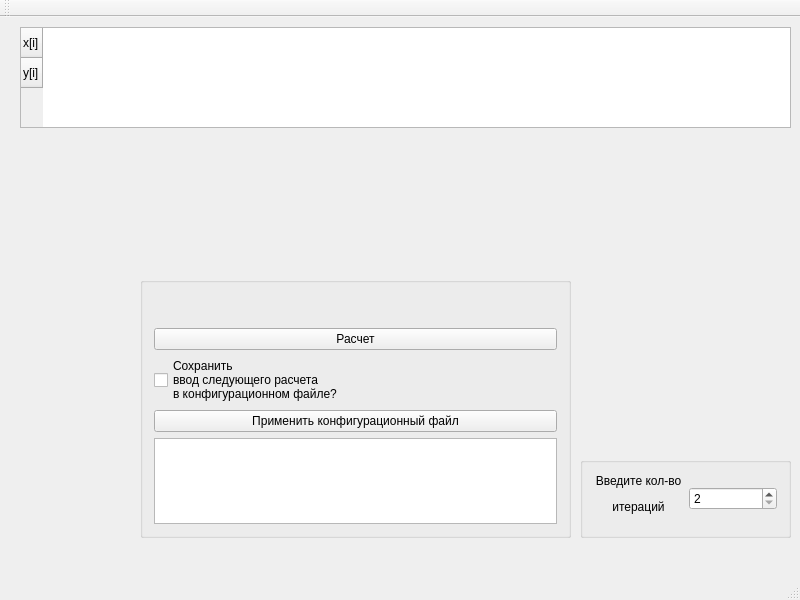
<?xml version="1.0" encoding="UTF-8"?>
<ui version="4.0">
 <class>MainWindow</class>
 <widget class="QMainWindow" name="MainWindow">
  <property name="geometry">
   <rect>
    <x>0</x>
    <y>0</y>
    <width>800</width>
    <height>600</height>
   </rect>
  </property>
  <property name="minimumSize">
   <size>
    <width>800</width>
    <height>600</height>
   </size>
  </property>
  <property name="maximumSize">
   <size>
    <width>800</width>
    <height>600</height>
   </size>
  </property>
  <property name="windowTitle">
   <string>MainWindow</string>
  </property>
  <widget class="QWidget" name="centralWidget">
   <widget class="QGroupBox" name="groupBox">
    <property name="geometry">
     <rect>
      <x>580</x>
      <y>440</y>
      <width>211</width>
      <height>81</height>
     </rect>
    </property>
    <property name="title">
     <string/>
    </property>
    <layout class="QHBoxLayout" name="horizontalLayout">
     <item>
      <widget class="QLabel" name="label">
       <property name="text">
        <string>&lt;html&gt;&lt;head/&gt;&lt;body&gt;&lt;p align=&quot;center&quot;&gt;Введите кол-во&lt;/p&gt;&lt;p align=&quot;center&quot;&gt;итераций&lt;br/&gt;&lt;/p&gt;&lt;/body&gt;&lt;/html&gt;</string>
       </property>
      </widget>
     </item>
     <item>
      <widget class="QSpinBox" name="spinBox">
       <property name="minimum">
        <number>2</number>
       </property>
       <property name="maximum">
        <number>10</number>
       </property>
      </widget>
     </item>
    </layout>
   </widget>
   <widget class="QTableWidget" name="dataTable">
    <property name="geometry">
     <rect>
      <x>20</x>
      <y>10</y>
      <width>771</width>
      <height>101</height>
     </rect>
    </property>
    <row>
     <property name="text">
      <string>x[i]</string>
     </property>
    </row>
    <row>
     <property name="text">
      <string>y[i]</string>
     </property>
    </row>
   </widget>
   <widget class="QGroupBox" name="groupBox_2">
    <property name="geometry">
     <rect>
      <x>140</x>
      <y>260</y>
      <width>431</width>
      <height>261</height>
     </rect>
    </property>
    <property name="title">
     <string/>
    </property>
    <layout class="QVBoxLayout" name="verticalLayout">
     <item>
      <widget class="QLabel" name="labelRes">
       <property name="text">
        <string>&lt;html&gt;&lt;head/&gt;&lt;body&gt;&lt;p align=&quot;center&quot;&gt;&lt;br/&gt;&lt;/p&gt;&lt;/body&gt;&lt;/html&gt;</string>
       </property>
      </widget>
     </item>
     <item>
      <widget class="QPushButton" name="resButton">
       <property name="text">
        <string>Расчет</string>
       </property>
      </widget>
     </item>
     <item>
      <widget class="QCheckBox" name="checkSave">
       <property name="text">
        <string>Сохранить
ввод следующего расчета
в конфигурационном файле?</string>
       </property>
      </widget>
     </item>
     <item>
      <widget class="QPushButton" name="loadCFG">
       <property name="text">
        <string>Применить конфигурационный файл</string>
       </property>
      </widget>
     </item>
     <item>
      <widget class="QTextBrowser" name="textBrowser"/>
     </item>
    </layout>
   </widget>
  </widget>
  <widget class="QMenuBar" name="menuBar">
   <property name="geometry">
    <rect>
     <x>0</x>
     <y>0</y>
     <width>800</width>
     <height>21</height>
    </rect>
   </property>
  </widget>
  <widget class="QToolBar" name="mainToolBar">
   <attribute name="toolBarArea">
    <enum>TopToolBarArea</enum>
   </attribute>
   <attribute name="toolBarBreak">
    <bool>false</bool>
   </attribute>
  </widget>
  <widget class="QStatusBar" name="statusBar"/>
 </widget>
 <layoutdefault spacing="6" margin="11"/>
 <resources/>
 <connections/>
</ui>
